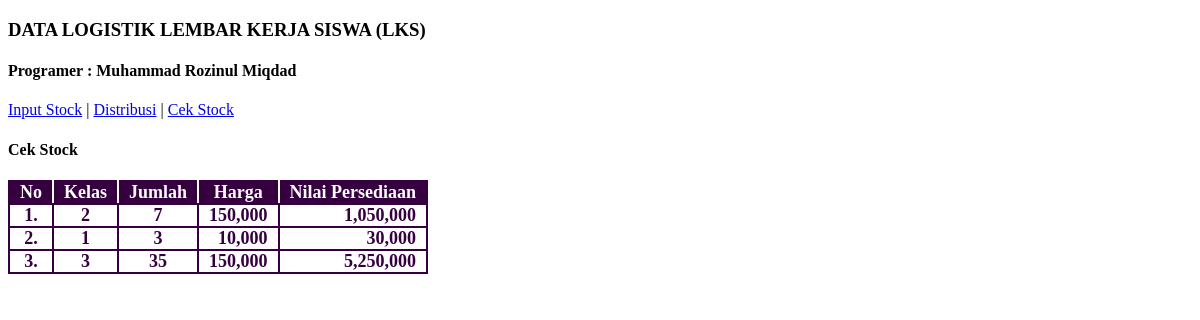
The app's page /cek_stok.php with its own data.
### tables this page shows
CREATE TABLE `tb_stock` (
  `IndexStock` int(11) NOT NULL AUTO_INCREMENT,
  `Kelas` int(3) DEFAULT NULL,
  `Jumlah` int(11) DEFAULT NULL,
  `Harga` int(11) DEFAULT NULL,
  `NilaiPersediaan` int(11) DEFAULT NULL,
  PRIMARY KEY (`IndexStock`)
);

### cek_stok.php (the view, shortened to what this page needs)
<?php
    include('koneksi.php');
?>
<!DOCTYPE html>
<html>
<head>
	<link rel="stylesheet" href="style.css">
</head>
<body>
<h3 class="h">DATA LOGISTIK LEMBAR KERJA SISWA (LKS)</h3>
<h4>Programer : Muhammad Rozinul Miqdad</h4>
<p><a href="input_stok.php">Input Stock</a> | <a href="distribusi.php">Distribusi</a> | <a href="cek_stok.php">Cek Stock</a></p>
<h4>Cek Stock</h4>
<table class="tb-cetak">
	<tr>
		<td class="td-a">No</td>
		<td class="td-a">Kelas</td>
		<td class="td-a">Jumlah</td>
		<td class="td-a">Harga</td>
		<td class="td-b">Nilai Persediaan</td>
	</tr>
	<?php
 			$no=1;
            $sql = mysqli_query($mysqli, "SELECT * FROM tb_stock");
            if(mysqli_num_rows($sql) > 0)
            {
                while ($data = mysqli_fetch_array($sql)) {
 		?>
 		<tr>
 			<td class="td"><?php echo $no; ?>.</td>
 			<td class="td"><?php echo $data['Kelas']; ?></td>
 			<td class="td"><?php echo $data['Jumlah']; ?></td>
 			<td class="td" align='right'><?php echo number_format($data['Harga']); ?></td>
 			<td class="td" align='right'><?php echo number_format($data['NilaiPersediaan']); ?></td>
 		</tr>
 		<?php
                $no++;
                }
            }
            else
            {
        ?>
            <tr>
                <td class="td" colspan='5'>Belum Ada Data</td>
            </tr>
        <?php } ?>
</table>
</body>
</html>

### style.css (style rules this page uses)
body { font-family: calibri; }
.tb-cetak { font-weight: bold; font-size: 18px; border-collapse: collapse; background-color: #efeeef; text-align: center; }
.td-a { color: white; background-color: #360040; padding: 0px 10px; margin: 0; border: 2px; border-style: solid; border-color: #360040 #ffffff #360040 #360040; }
.td-b { color: white; background-color: #360040; padding: 0px 10px; margin: 0; border: 2px; border-style: solid; border-color: #360040 #360040 #360040 #ffffff; }
.td { color: #360040; background-color: #ffffff; padding: 0px 10px; margin: 0; border: 2px solid #360040; }

### records on screen
tb_stock: Kelas "2", Jumlah "7", Harga "150,000", NilaiPersediaan "1,050,000"
tb_stock: Kelas "1", Jumlah "3", Harga "10,000", NilaiPersediaan "30,000"
tb_stock: Kelas "3", Jumlah "35", Harga "150,000", NilaiPersediaan "5,250,000"
